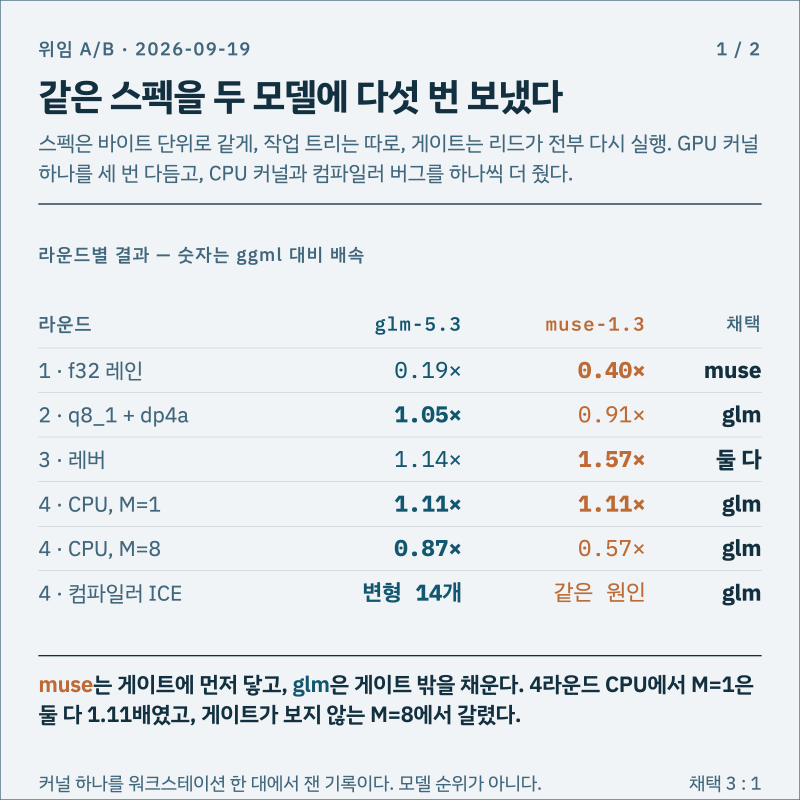
#> input picture assets/ab-cardnews-1.png, 2400 x 2400 px (shown at 1/3 size)
$ python contact-sheet.py ../../assets --out out.png
#> lines starting #> are read from the running program, lines starting #| are printed output that depends on the picture
#!/usr/bin/env python3
"""contact-sheet.py — tile a take's images into one labelled sheet, for picking by eye.

Image generation is a pick-from-four loop, which is why every UI built for it (Midjourney's
grid, ComfyUI, Forge, Fooocus) puts four candidates in front of a person. None of those fit
here: the GPU is on a shared headless box behind a lease, and the person whose eye decides
reads a terminal, where a PNG is a path and not a picture. So the loop needs one thing from
those UIs and not the rest — **the grid** — and a link to it.

    contact-sheet.py <dir>... -o sheet.jpg [--cols 2] [--width 2048] [--label-from-dir]

Each tile is captioned with its filename and, when several directories are given, its
directory, so "the third one" is unambiguous when someone replies with a choice. Output is
JPEG on purpose: a 2×2 of 1536×1024 frames is 12 MB as PNG and about 1 MB as quality-88 JPEG,
and this is a thing to look at, never a thing to condition on — the originals stay where the
take wrote them.

Measured 2026-09-16, which is why this exists: two rounds of eight candidates were judged by
a vision agent instead, at roughly five minutes and a 8.5 MB transcript each, to answer a
question a person answers in two seconds. The sheet is not a replacement for a measurement —
it is a replacement for asking a model to have taste.
"""

import argparse
from pathlib import Path

from PIL import Image, ImageDraw, ImageFont

# DejaVu ships with Pillow's own test data on most Linux images and is present on this box;
# the fallback is Pillow's bitmap default, which is ugly but never missing.
FONT_CANDIDATES = [
    "/usr/share/fonts/truetype/dejavu/DejaVuSans-Bold.ttf",
    "/usr/share/fonts/truetype/dejavu/DejaVuSans.ttf",
    "/System/Library/Fonts/Supplemental/Arial Bold.ttf",
]


def load_font(size):
    for p in FONT_CANDIDATES:
        if Path(p).exists():
            return ImageFont.truetype(p, size)
    return ImageFont.load_default()


def main():
    p = argparse.ArgumentParser()
    p.add_argument("dirs", nargs="+", help="directories of PNGs, or individual image files")
    p.add_argument("-o", "--out", required=True)
    p.add_argument("--cols", type=int, default=0, help="default: 2 for <=4 tiles, else 3")
    p.add_argument("--width", type=int, default=2048, help="sheet width in pixels")
    p.add_argument("--quality", type=int, default=88)
    p.add_argument("--label-from-dir", action="store_true",
                   help="prefix each caption with its directory name (default when >1 dir)")
    a = p.parse_args()

    files = []
    for d in a.dirs:
        q = Path(d)
        if q.is_dir():
            files += sorted(x for x in q.iterdir()
                            if x.suffix.lower() in (".png", ".jpg", ".jpeg"))
        elif q.is_file():
            files.append(q)
        else:
            raise SystemExit(f"no such path: {d}")
    if not files:
        raise SystemExit("no images found")

    show_dir = a.label_from_dir or len({f.parent for f in files}) > 1
    cols = a.cols or (2 if len(files) <= 4 else 3)
    rows = (len(files) + cols - 1) // cols

    tile_w = a.width // cols
    # every tile gets the same box, sized from the first image's aspect; a mixed-aspect set
    # is letterboxed rather than stretched, because a distorted candidate is a wrong candidate
    first = Image.open(files[0])
#> first is the input picture: PIL image 2400x2400 RGB; mean R, G, B 227.4, 233, 235.8
    tile_h = round(tile_w * first.height / first.width)
#> tile_h = 1024
    cap_h = max(22, tile_w // 34)
    font = load_font(max(13, cap_h - 8))

    sheet = Image.new("RGB", (tile_w * cols, (tile_h + cap_h) * rows), (24, 24, 26))
    d = ImageDraw.Draw(sheet)
    for i, f in enumerate(files):
        im = Image.open(f).convert("RGB")
        im.thumbnail((tile_w, tile_h), Image.LANCZOS)
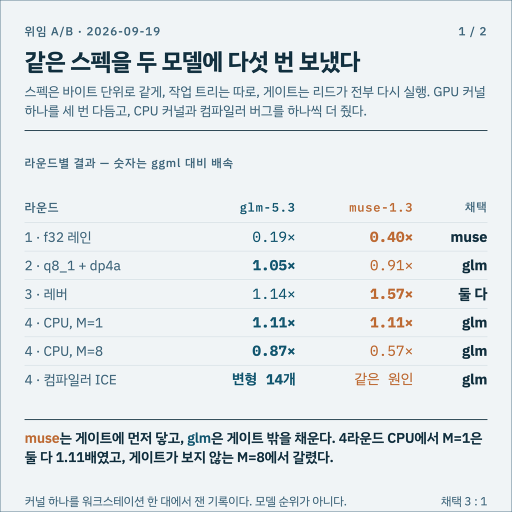
#> im: PIL image 1024x1024 RGB (shown at 1/2 size); mean R, G, B 227.5, 233, 235.8
        x = (i % cols) * tile_w + (tile_w - im.width) // 2
#> x = 0
        y = (i // cols) * (tile_h + cap_h) + (tile_h - im.height) // 2
#> y = 0
        sheet.paste(im, (x, y))
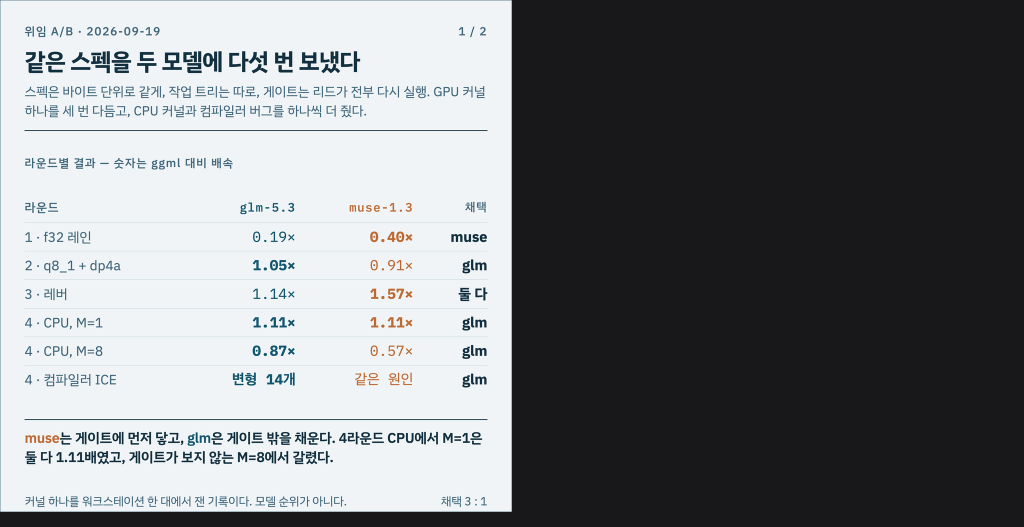
#> sheet: PIL image 2048x1054 RGB (shown at 1/2 size); mean R, G, B 122.8, 125.5, 127.9
        cap = f"{i + 1}. " + (f"{f.parent.name}/{f.name}" if show_dir else f.name)
        d.text(((i % cols) * tile_w + 8, (i // cols) * (tile_h + cap_h) + tile_h + 3),
               cap, font=font, fill=(226, 226, 230))
#> pass 2 of the loop in main, `for i, f in enumerate(files):`:
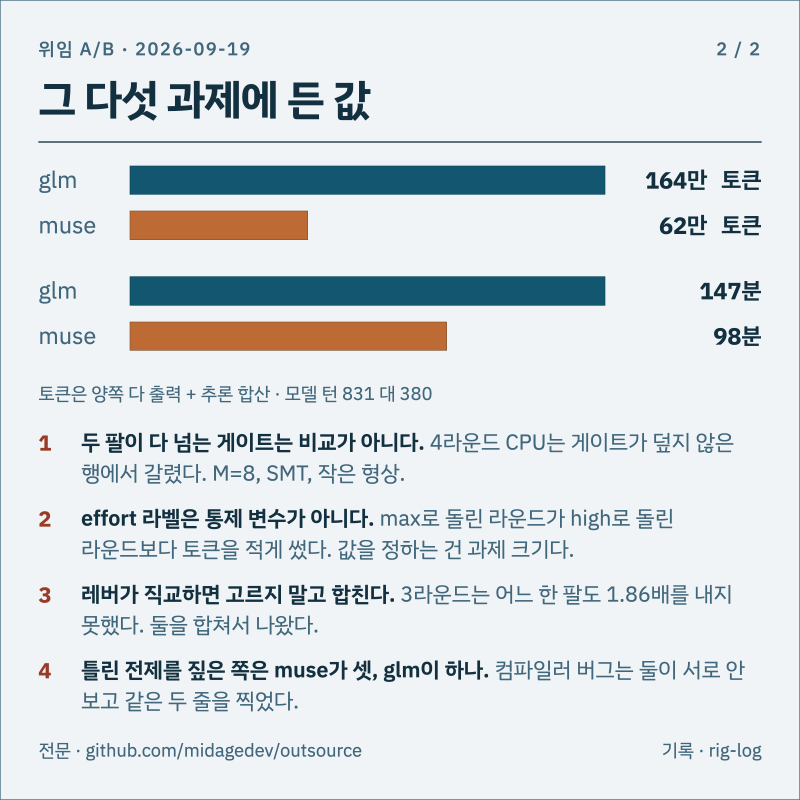
#> input picture assets/ab-cardnews-2.png, 2400 x 2400 px (shown at 1/3 size)
#> in main, im is the input picture: PIL image 2400x2400 RGB; mean R, G, B 217.6, 224.1, 226.8
#> in main, `im.thumbnail((tile_w, tile_h), Image.LANCZOS)`:
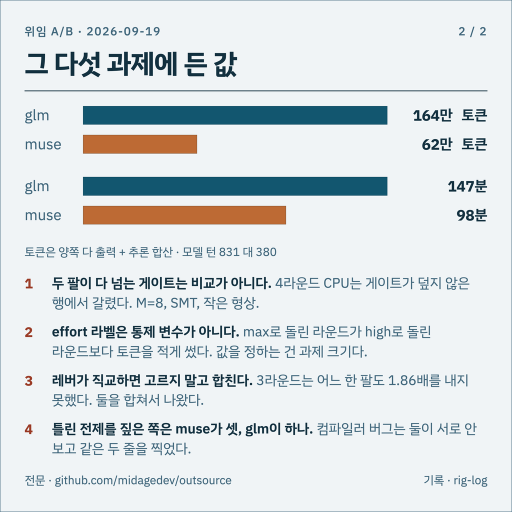
#> im: PIL image 1024x1024 RGB (shown at 1/2 size); mean R, G, B 217.6, 224.1, 226.8
#> in main, `sheet.paste(im, (x, y))`:
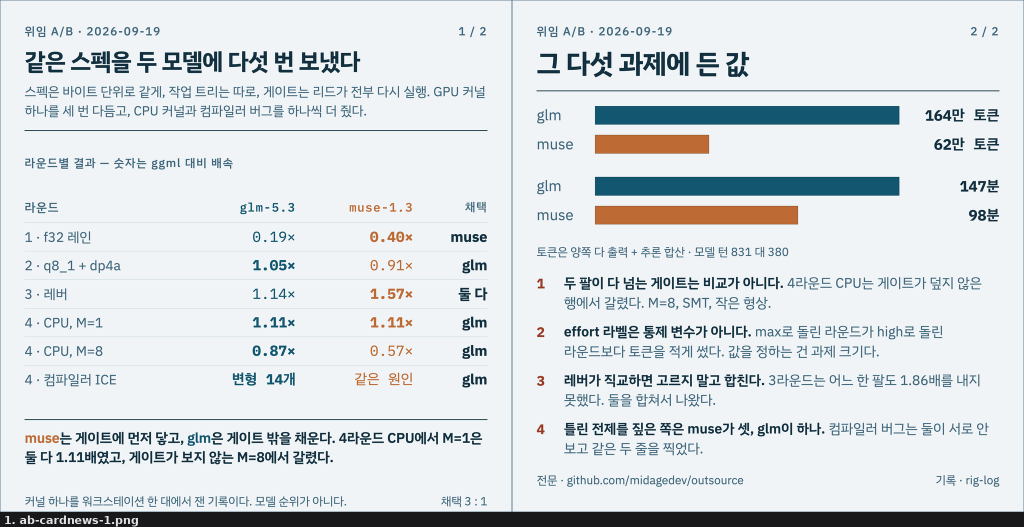
#> sheet: PIL image 2048x1054 RGB (shown at 1/2 size); mean R, G, B 217, 222.9, 225.6

    out = Path(a.out)
    if out.suffix.lower() in (".jpg", ".jpeg"):
        sheet.save(out, quality=a.quality, optimize=True)
    else:
        sheet.save(out)
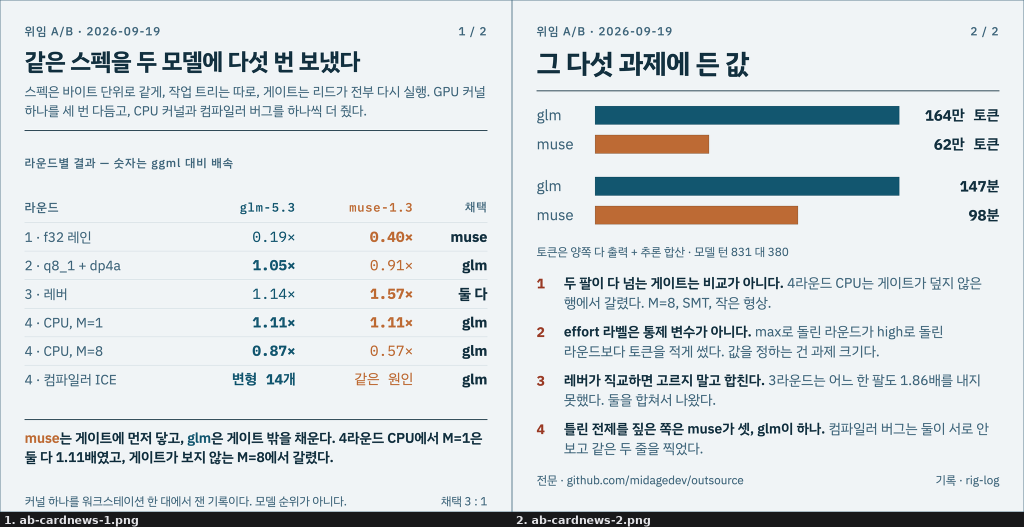
#> saved as out.png: PIL image 2048x1054 RGB (shown at 1/2 size); mean R, G, B 217.2, 223, 225.7
    print(f"{out}  {len(files)} tiles, {cols}x{rows}, {sheet.width}x{sheet.height}, "
#> (the run stopped early here; a loop or call above may not have finished)
